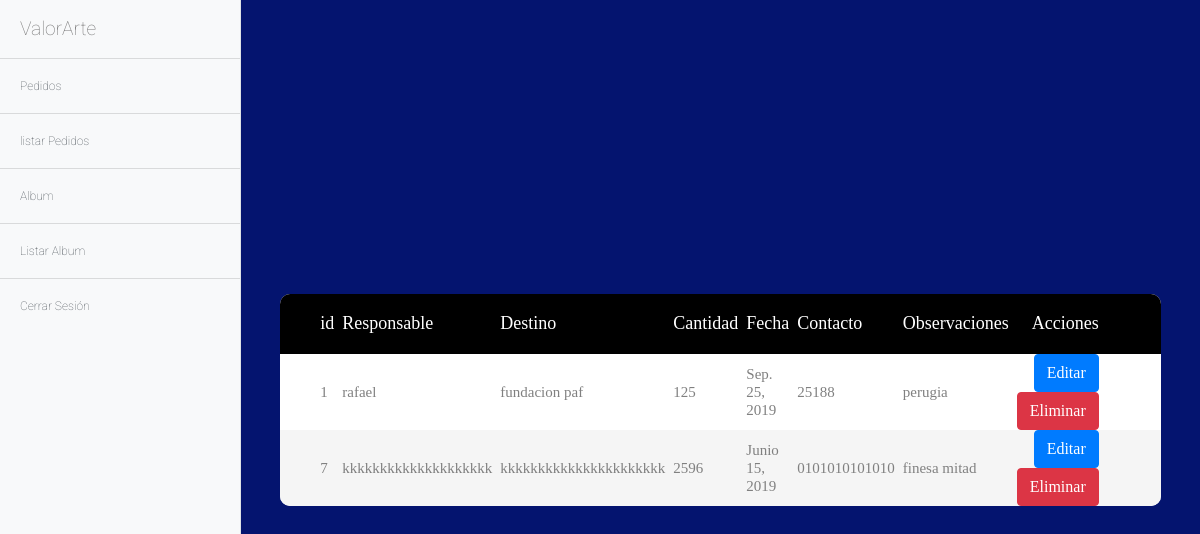
/pedidos/listar (signed in), run on an earlier commit of the app's database.
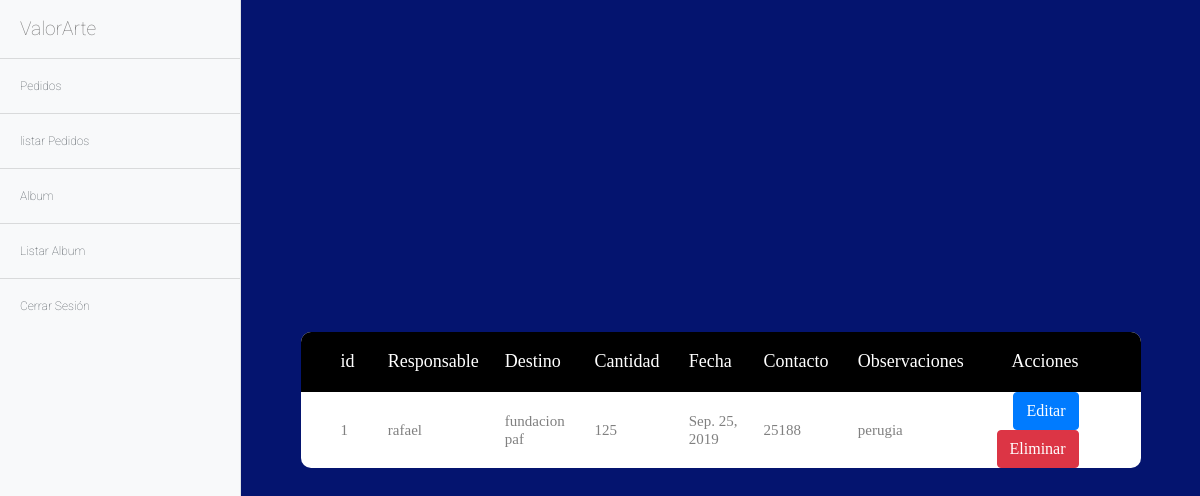
And on a later commit of the database.
### pedidos/models.py (models this page shows, shortened)
class Pedido(models.Model):
    responsable = models.CharField(max_length=150)
    destino = models.CharField(max_length=150)
    cantidad = models.IntegerField()
    fecha = models.DateField()
    contacto = models.CharField(max_length=150)
    observaciones = models.CharField(max_length=250)

### pedidos/views.py (the view)
class PedidoList(ListView):
    model = Pedido
    template_name = 'pedidos/pedidos_list.html'

### templates/pedidos/pedidos_list.html
{% extends 'base/base.html' %}
{% block content %}
<div class="limiter">
        <div class="container-table100">
          <div class="wrap-table100">
            <div class="table100">
              <table>
                <thead>
                  <tr class="table100-head">
                        <th class="column1">id</th>
                        <th class="column3">Responsable</th>
                        <th class="column3">Destino</th>
                        <th class="column3">Cantidad</th>
                        <th class="column3">Fecha</th>
                        <th class="column3">Contacto</th>
                        <th class="column3">Observaciones</th>
                        <th class="column6">Acciones</th>
                </thead>
                <tbody>
                        {% if object_list %}
                        {% for pedido in object_list %}
                        <tr>
                <td class="column1">{{pedido.id}}</td>
                <td class="column2">{{pedido.responsable}}</td>
                <td class="column2">{{pedido.destino}}</td>
                <td class="column2">{{pedido.cantidad}}</td>
                <td class="column2">{{pedido.fecha}}</td>
                <td class="column2">{{pedido.contacto}}</td>
                <td class="column2">{{pedido.observaciones}}</td>
                            <td class="column6">
                                    <a class="btn btn-primary" href="{%url 'pedidos:pedidos_editar' pedido.id%}">Editar</a>
                                    <a class="btn btn-danger" href="{%url 'pedidos:pedidos_eliminar' pedido.id%}">Eliminar</a>
                            </td>
                        </tr>
                        {% endfor %}
                        {% else %}
                        <h1>no existen registros</h1>
                    {% endif %}
                </tbody>
              </table>
            </div>
          </div>
        </div>
      </div>
{% endblock content %}

What changed in the data, as far as the page shows it:
removed Pedido: id "7", responsable "kkkkkkkkkkkkkkkkkkkk", destino "kkkkkkkkkkkkkkkkkkkkkk", cantidad "2596", fecha "Junio 15, 2019", contacto "0101010101010", observaciones "finesa mitad"
